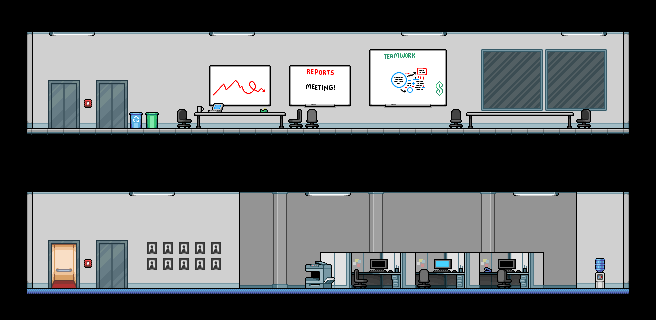

The image is a tile-based game level rendered from a .tmx file. Its description and source (layers, tilesets, objects; grid data summarised) follow:
An orthogonal 41x20 tile map with 16x16 px tiles, 9 tile layers (BG Wall, Architecture, Cubicles, Elevators, ...), 3 tilesets.

<map version="1.2" tiledversion="1.3.3" orientation="orthogonal" renderorder="right-down" width="41" height="20" tilewidth="16" tileheight="16" infinite="0" nextlayerid="11" nextobjectid="2">
 <tileset firstgid="1" name="tileset_architecture" tilewidth="16" tileheight="16" tilecount="54" columns="9">
  <image source="tileset_architecture.png" width="144" height="96" />
  <terraintypes>
   <terrain name="Wall" tile="-1" />
   <terrain name="Window" tile="-1" />
  </terraintypes>
  <tile id="0" terrain=",,,0" />
  <tile id="1" terrain=",,0,0" />
  <tile id="2" terrain=",,0," />
  <tile id="6" terrain=",,,1" />
  <tile id="7" terrain=",,1,1" />
  <tile id="8" terrain=",,1," />
  <tile id="9" terrain=",0,,0" />
  <tile id="10" terrain="0,0,0,0" />
  <tile id="11" terrain="0,,0," />
  <tile id="15" terrain=",1,,1" />
  <tile id="16" terrain="1,1,1,1" />
  <tile id="17" terrain="1,,1," />
  <tile id="18" terrain=",0,," />
  <tile id="19" terrain="0,0,," />
  <tile id="20" terrain="0,,," />
  <tile id="24" terrain=",1,," />
  <tile id="25" terrain="1,1,," />
  <tile id="26" terrain="1,,," />
 </tileset>
 <tileset firstgid="55" name="tileset_elevator" tilewidth="32" tileheight="48" tilecount="5" columns="5">
  <image source="tileset_elevator.png" width="160" height="48" />
 </tileset>
 <tileset firstgid="60" name="tileset_objects" tilewidth="16" tileheight="16" tilecount="98" columns="14">
  <image source="tileset_objects.png" width="224" height="112" />
 </tileset>
 <layer id="6" name="BG Wall" width="41" height="20">
  <data>[820 cells, 126 non-empty, 3 distinct tile ids]</data>
 </layer>
 <layer id="1" name="Architecture" width="41" height="20">
  <data>[820 cells, 712 non-empty, 37 distinct tile ids]</data>
 </layer>
 <layer id="3" name="Cubicles" width="41" height="20">
  <data>[820 cells, 42 non-empty, 20 distinct tile ids]</data>
 </layer>
 <layer id="9" name="Elevators" width="41" height="20">
  <data>[820 cells, 4 non-empty, 2 distinct tile ids]</data>
 </layer>
 <layer id="8" name="Wall Objects" width="41" height="20">
  <data>[820 cells, 56 non-empty, 14 distinct tile ids]</data>
 </layer>
 <layer id="10" name="Ceiling Lights" width="41" height="20">
  <data>[820 cells, 21 non-empty, 6 distinct tile ids]</data>
 </layer>
 <layer id="4" name="Whiteboard Writing" width="41" height="20">
  <data>[820 cells, 17 non-empty, 17 distinct tile ids]</data>
 </layer>
 <layer id="7" name="Table and Floor Objects" width="41" height="20">
  <data>[820 cells, 31 non-empty, 19 distinct tile ids]</data>
 </layer>
 <layer id="5" name="Chairs" width="41" height="20">
  <data>[820 cells, 16 non-empty, 14 distinct tile ids]</data>
 </layer>
</map>
